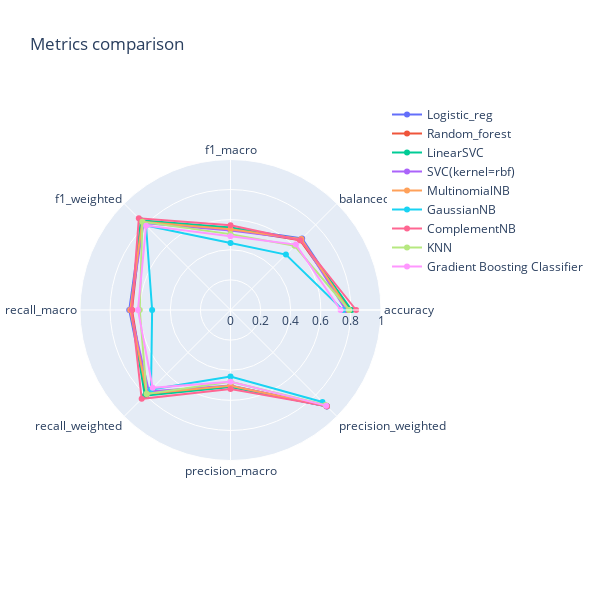

Notebook cell for this chart:
### Markdown cell above
#### V.2.2 - Visualize models performance

### Code cell
# Comparison of metrics scores
data = df_perf.iloc[:,:-2]  # to skip time_train and time_predict
plot_radar_mult(data)

# Compare metrics and time to train and time to predict
#plot_metrics_and_time(df_perf)

# Line plots of metrics for comparison
lineplot_metrics(data)

# Comparaison of Accuracy, recall_macro, precision_macro, recall_0, precision_0
for metric in ["accuracy", "recall_macro", "precision_macro"]:
    barplot_metric_mult(data, metric)

# Compare time_train and time_prodict 
stack_barplot(df_perf, "time_train", "time_predict")

# Compare recall_macro and precision_macro
stack_barplot(df_perf, "recall_macro", "precision_macro")

### Figure 1 — Plotly figure (JSON) as saved in the notebook; plotly's stock layout.template omitted (floating-point values rounded to 4 significant figures)
{"data": [{"name": "Logistic_reg", "r": [0.7921, 0.6729, 0.5443, 0.834, 0.6729, 0.7921, 0.509, 0.9059], "theta": ["accuracy", "balanced_accuracy", "f1_macro", "f1_weighted", "recall_macro", "recall_weighted", "precision_macro", "precision_weighted"], "type": "scatterpolar"}, {"name": "Random_forest", "r": [0.7935, 0.6546, 0.5375, 0.8339, 0.6546, 0.7935, 0.5032, 0.9013], "theta": ["accuracy", "balanced_accuracy", "f1_macro", "f1_weighted", "recall_macro", "recall_weighted", "precision_macro", "precision_weighted"], "type": "scatterpolar"}, {"name": "LinearSVC", "r": [0.8046, 0.6621, 0.5477, 0.8424, 0.6621, 0.8046, 0.5117, 0.9046], "theta": ["accuracy", "balanced_accuracy", "f1_macro", "f1_weighted", "recall_macro", "recall_weighted", "precision_macro", "precision_weighted"], "type": "scatterpolar"}, {"name": "SVC(kernel=rbf)", "r": [0.7665, 0.6653, 0.5287, 0.817, 0.6653, 0.7665, 0.5012, 0.9054], "theta": ["accuracy", "balanced_accuracy", "f1_macro", "f1_weighted", "recall_macro", "recall_weighted", "precision_macro", "precision_weighted"], "type": "scatterpolar"}, {"name": "MultinomialNB", "r": [0.7859, 0.6661, 0.5369, 0.8295, 0.6661, 0.7859, 0.5031, 0.9045], "theta": ["accuracy", "balanced_accuracy", "f1_macro", "f1_weighted", "recall_macro", "recall_weighted", "precision_macro", "precision_weighted"], "type": "scatterpolar"}, {"name": "GaussianNB", "r": [0.7468, 0.5207, 0.4452, 0.7937, 0.5207, 0.7468, 0.4415, 0.8641], "theta": ["accuracy", "balanced_accuracy", "f1_macro", "f1_weighted", "recall_macro", "recall_weighted", "precision_macro", "precision_weighted"], "type": "scatterpolar"}, {"name": "ComplementNB", "r": [0.8346, 0.6558, 0.5634, 0.8613, 0.6558, 0.8346, 0.5244, 0.9034], "theta": ["accuracy", "balanced_accuracy", "f1_macro", "f1_weighted", "recall_macro", "recall_weighted", "precision_macro", "precision_weighted"], "type": "scatterpolar"}, {"name": "KNN", "r": [0.7882, 0.6029, 0.5042, 0.8282, 0.6029, 0.7882, 0.477, 0.8923], "theta": ["accuracy", "balanced_accuracy", "f1_macro", "f1_weighted", "recall_macro", "recall_weighted", "precision_macro", "precision_weighted"], "type": "scatterpolar"}, {"name": "Gradient Boosting Classifier", "r": [0.7314, 0.6148, 0.4895, 0.7928, 0.6148, 0.7314, 0.476, 0.8987], "theta": ["accuracy", "balanced_accuracy", "f1_macro", "f1_weighted", "recall_macro", "recall_weighted", "precision_macro", "precision_weighted"], "type": "scatterpolar"}], "layout": {"height": 600, "polar": {"radialaxis": {"range": [0, 1], "visible": true}}, "showlegend": true, "title": {"text": "Metrics comparison"}, "width": 600}}
